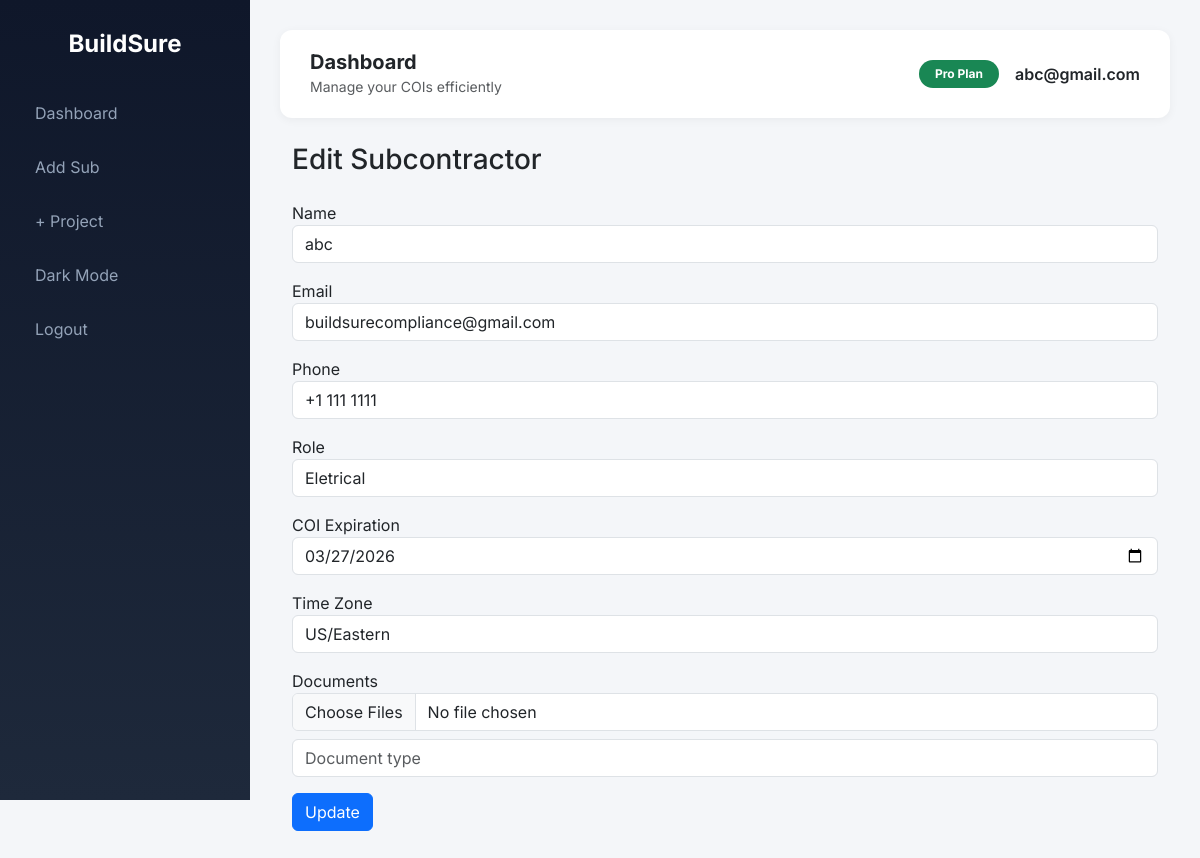
/edit_sub/2 (signed in), run on the app's committed database.
### main.py (models this page shows, shortened)
class User(UserMixin, db.Model):
    __tablename__ = "user"
    id = db.Column(db.Integer, primary_key=True)
    email = db.Column(
        db.String(120),
        unique=True,
        index=True,
        nullable=False
    )
    password_hash = db.Column(db.String(200), nullable=False)
    paid = db.Column(db.Boolean, default=False)
    timezone = db.Column(db.String(50), default="US/Eastern")
    created_at = db.Column(
        db.DateTime,
        default=datetime.utcnow
    )
    projects = db.relationship(
        "Project",
        backref="owner",
        lazy=True,
        cascade="all, delete-orphan"
    )
    subs = db.relationship(
        "Subcontractor",
        backref="owner",
        lazy=True,
        cascade="all, delete-orphan"
    )

class Subcontractor(db.Model):
    __tablename__ = "subcontractor"
    id = db.Column(db.Integer, primary_key=True)
    user_id = db.Column(
        db.Integer,
        db.ForeignKey("user.id"),
        nullable=False,
        index=True
    )
    name = db.Column(
        db.String(150),
        nullable=False
    )
    email = db.Column(
        db.String(150),
        index=True
    )
    phone = db.Column(db.String(30))
    role = db.Column(db.String(100))
    timezone = db.Column(
        db.String(50),
        default="US/Eastern"
    )
    coi_expiration = db.Column(
        db.Date,
        index=True
    )
    last_reminder_sent = db.Column(db.DateTime)
    created_at = db.Column(
        db.DateTime,
        default=datetime.utcnow
    )
    documents = db.relationship(
        "Document",
        backref="sub",
        lazy="selectin",
        cascade="all, delete-orphan"
    )

### main.py (the view, shortened to what this page needs)
@app.route("/edit_sub/<int:id>", methods=["GET", "POST"])
@login_required
def edit_sub(id):
    sub = Subcontractor.query.filter_by(
        id=id,
        user_id=current_user.id
    ).first_or_404()
    return render_template("edit_sub.html", sub=sub)

### main.py (called while the page is built)
@login_manager.user_loader
def load_user(user_id):
    if not user_id:
        return None
    try:
        return db.session.get(User, int(user_id))
    except (ValueError, TypeError):
        return None

### templates/edit_sub.html (shortened to what this page needs)
{% extends "base.html" %}
{% block content %}
<h3 class="mb-4">{{ sub and "Edit" or "Add" }} Subcontractor</h3>
<form method="POST" enctype="multipart/form-data">
    <div class="mb-3">
        <label>Name</label>
        <input type="text" name="name" class="form-control" value="{{ sub.name if sub else '' }}" required>
    </div>
    <div class="mb-3">
        <label>Email</label>
        <input type="email" name="email" class="form-control" value="{{ sub.email if sub else '' }}">
    </div>
    <div class="mb-3">
        <label>Phone</label>
        <input type="text" name="phone" class="form-control" value="{{ sub.phone if sub else '' }}">
    </div>
    <div class="mb-3">
        <label>Role</label>
        <input type="text" name="role" class="form-control" value="{{ sub.role if sub else '' }}">
    </div>
    <div class="mb-3">
        <label>COI Expiration</label>
        <input type="date" name="coi_expiration" class="form-control" value="{{ sub.coi_expiration if sub else '' }}" required>
    </div>
    <div class="mb-3">
        <label>Time Zone</label>
        <input type="text" id="timezone" name="timezone" class="form-control" placeholder="Type to search timezone" value="{{ sub.timezone if sub else 'America/New_York' }}">
    </div>
    <div class="mb-3">
        <label>Documents</label>
        <input type="file" name="documents" multiple class="form-control">
        <input type="text" name="doc_type" class="form-control mt-2" placeholder="Document type">
    </div>
    <button class="btn btn-primary">{{ sub and "Update" or "Add" }}</button>
</form>
{% endblock %}

### templates/base.html (shortened to what this page needs)
<!DOCTYPE html>
<html lang="en">
<head>
<link href="https://cdn.jsdelivr.net/npm/bootstrap@5.3.2/dist/css/bootstrap.min.css" rel="stylesheet">
</head>
<body>
{% if current_user.is_authenticated %}
<div class="sidebar">
<h4>BuildSure</h4>
<a href="{{ url_for('dashboard') }}">Dashboard</a> <a href="{{ url_for('add_sub') }}">Add Sub</a> <a href="{{ url_for('add_project') }}">+ Project</a>
<a href="#" id="toggleDark">Dark Mode</a>
<a href="{{ url_for('logout') }}">Logout</a>
</div>
{% endif %}
<div class="{% if current_user.is_authenticated %}main-content{% endif %}">
{% if current_user.is_authenticated %}
<div class="navbar-top d-flex justify-content-between align-items-center">
<div class="d-flex align-items-center gap-3">
<div>
<h5 class="mb-0 fw-bold">Dashboard</h5>
<small class="text-muted">Manage your COIs efficiently</small>
</div>
</div>
<div class="d-flex align-items-center gap-3">
<span class="badge bg-success rounded-pill px-3 py-2">
{{ "Pro Plan" if current_user.paid else "Free Plan" }}
</span>
<span class="fw-semibold">{{ current_user.email }}</span>
</div>
</div>
{% endif %}
<div class="position-fixed top-0 end-0 p-3" style="z-index:9999">
</div>
<div class="container-fluid">
{% block content %}{% endblock %}
</div>
</div>
</body>
</html>

### templates/base.html (style rules this page uses)
body { background-color:#f4f6f9; font-family:'Inter',sans-serif; transition:background-color .3s ease,color .3s ease; }
.sidebar { height:100vh; position:fixed; width:250px; background:linear-gradient(180deg,#0f172a,#1e293b); color:white; padding-top:30px; transition:transform .3s ease; }
.sidebar h4 { text-align:center; margin-bottom:30px; font-weight:700; }
.sidebar a { color:#94a3b8; text-decoration:none; display:block; padding:12px 20px; border-radius:10px; margin:6px 15px; transition:.2s ease; }
.main-content { margin-left:250px; padding:30px; transition:margin-left .3s ease; }
.navbar-top { background:white; padding:20px 30px; border-radius:12px; margin-bottom:25px; box-shadow:0 2px 10px rgba(0,0,0,0.05); transition:background .3s ease; }

### data on the page
User: paid "Pro Plan", email "abc@gmail.com"
Subcontractor: name "abc", email "buildsurecompliance@gmail.com", phone "+1 111 1111", role "Eletrical", coi_expiration "03/27/2026", timezone "US/Eastern"

### other printed values
{{ sub and "Edit" or "Add" }} "Edit"
{{ sub and "Update" or "Add" }} "Update"
